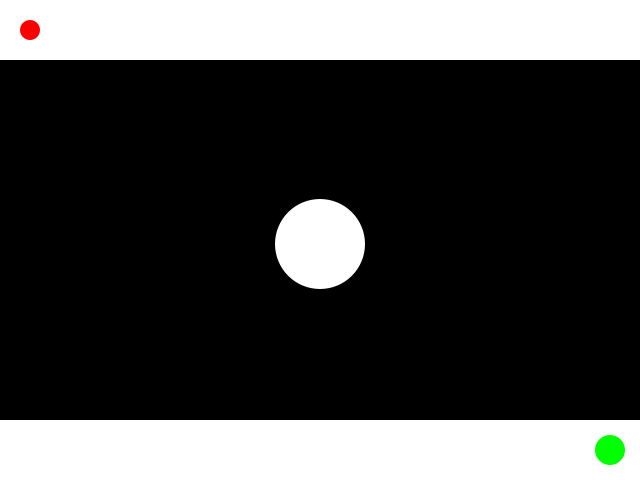
Frame 1 (no input)
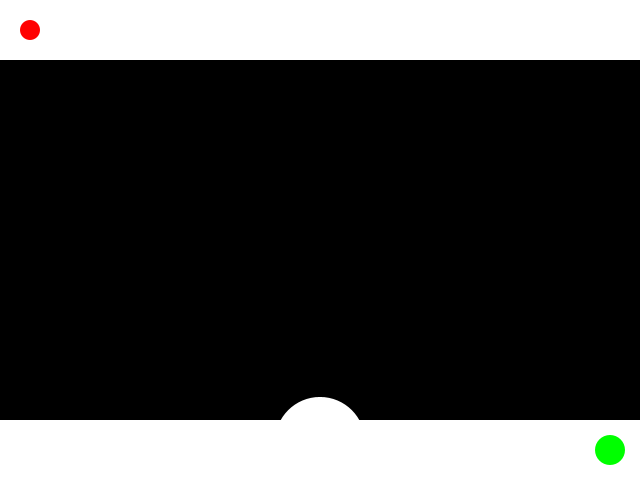
Frame 60 (the mouse pressed at the canvas centre just before this capture)
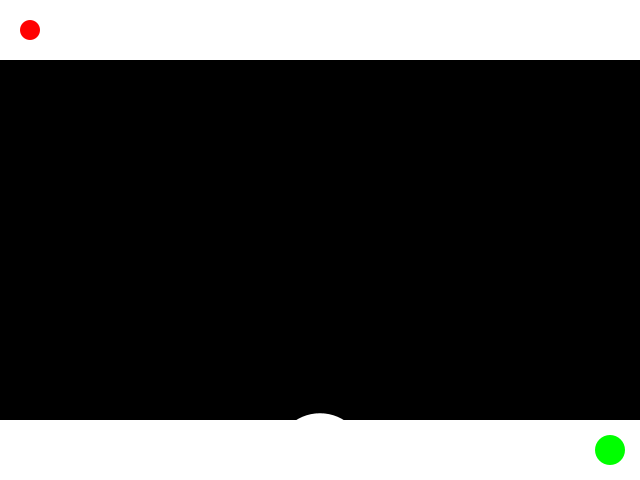
Frame 120 (the mouse held since frame 60 and released just before this capture)

The Processing sketch that drew these frames (run headless with seeded random() and noise(); from frame 60 on, the mouse is pressed at the canvas centre):

// Processing sketch: processing_118715
// ── processing_118715.pde

// draw through maze dont hit anything
int level = 0;
PVector player = new PVector(30,30);
PVector mouse;
PVector start, end;
boolean flag = false;
float counter = 0.0;

void setup() {
  size(640,480);
  smooth();
}

void draw() {
  background(0);
  fill(255);
  stroke(255);
  mouse = new PVector(mouseX,mouseY);
  // basic level
  if(level==0) {
    counter+=1.0;
    start = new PVector(30,30);
    end = new PVector(width-30,height-30);
    float h = height/2 + height/2*(sin(counter/60.0));
    noStroke();
    rect(0,0,width,60);
    rect(0,height-60,width,60);
    ellipse(width/2,h,90,90);
  }
  if(level==1) {
    //
    counter++;
    start = new PVector(30,height/2);
    end = new PVector(width-30,height/2);
    strokeWeight(60);
    noFill();
    beginShape();
    for(float x=0.0; x <= width; x+= width/20.0) {
      float y = height/2;
      float d = (width/2 - x)/(width/2);
      d = 1-abs(d);
      y += d*100*sin((x+counter)/50.0);
      curveVertex(x, y);
    }
    endShape();
  }
  if(level==2) {
    //
    counter++;
    start = new PVector(30,height/2);
    end = new PVector(width-30,height/2);
    fill(255);
    noStroke();
    rect(width/2,height/2,width,60);
    fill(0);
    rect(width/2,height/2,width-160,60);
    fill(255);
    float inter = width/4;
    rectMode(CENTER);
    for(int i = 1; i <= 3; i++) {
      float x = i * inter;
      pushMatrix();
      translate(x,height/2);
      rotate(counter/100.0);
      rect(0,0,inter+10,60.0);
      popMatrix();
    }
  }
  //
  fill(255,0,0);
  noStroke();
  ellipse(player.x, player.y, 20,20);
  fill(0,255,0);
  ellipse(end.x, end.y, 30,30);
  if(mousePressed & player.dist(mouse) < 30) {
    flag = true;
  }
  if(flag) {
    player = mouse.get();
    if(!mousePressed) flag = false;
  }
  //
  loadPixels();
  for(float a = 0.0; a < TWO_PI; a+=PI/4) {
    //
    int x = int(player.x + 12*cos(a));
    int y = int(player.y + 12*sin(a));
    stroke(0,255,0);fill(0,255,0);
    if(pixels[width*y + x] == color(0)) {
      player= start.get();
      flag = false;
    }
  }
//  updatePixels();
  // progress
  if(end.dist(player) < 30) {
    level++;
  }
}
